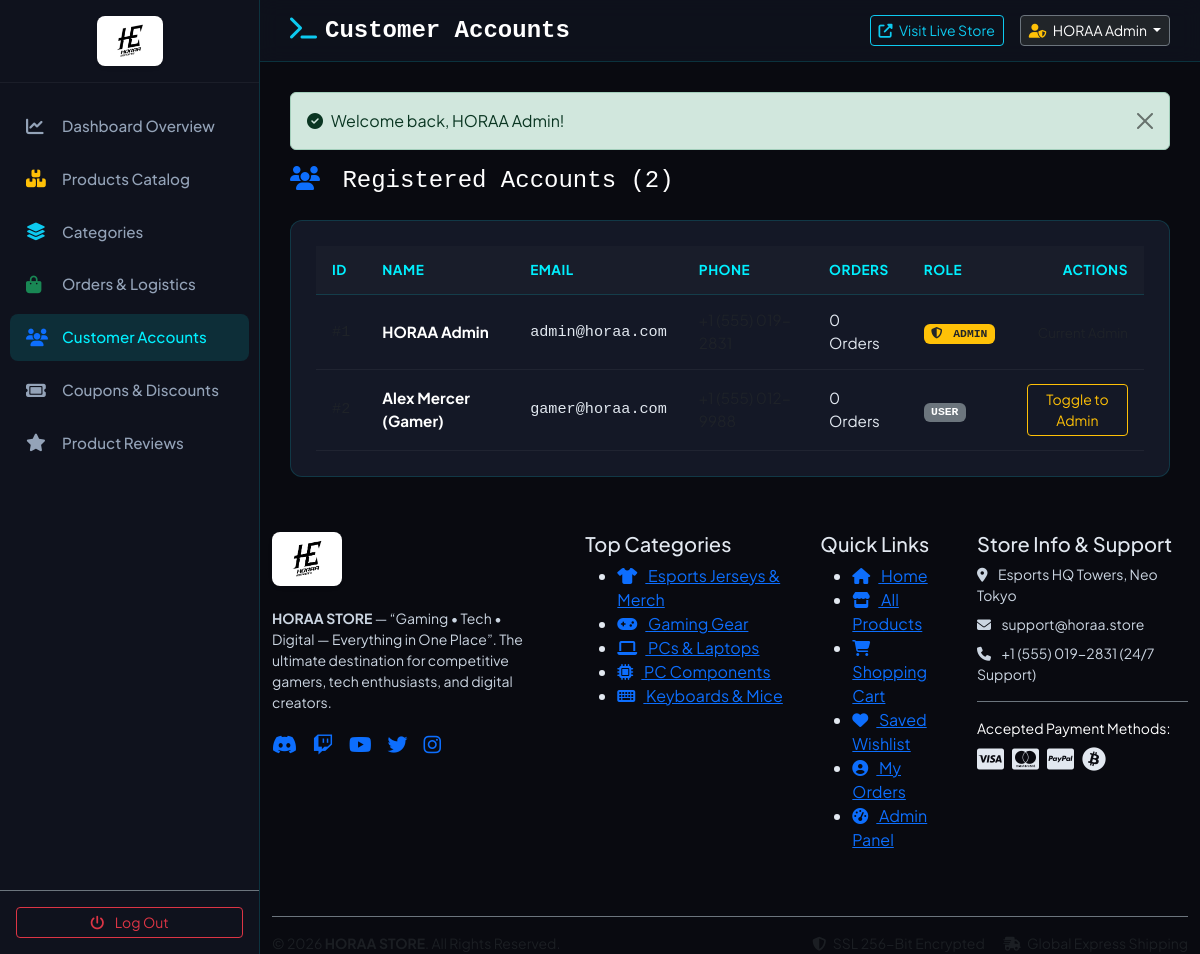
The page /admin/users.php (signed in) on the database its author committed.
### tables this page shows
CREATE TABLE IF NOT EXISTS `users` (
  `id` INT AUTO_INCREMENT PRIMARY KEY,
  `name` VARCHAR(100) NOT NULL,
  `email` VARCHAR(150) NOT NULL UNIQUE,
  `password` VARCHAR(255) NOT NULL,
  `phone` VARCHAR(30) DEFAULT NULL,
  `address` TEXT DEFAULT NULL,
  `city` VARCHAR(100) DEFAULT NULL,
  `postal_code` VARCHAR(20) DEFAULT NULL,
  `role` ENUM('user', 'admin') DEFAULT 'user',
  `created_at` TIMESTAMP DEFAULT CURRENT_TIMESTAMP,
  `updated_at` TIMESTAMP DEFAULT CURRENT_TIMESTAMP ON UPDATE CURRENT_TIMESTAMP
);

CREATE TABLE IF NOT EXISTS `categories` (
  `id` INT AUTO_INCREMENT PRIMARY KEY,
  `name` VARCHAR(100) NOT NULL,
  `slug` VARCHAR(100) NOT NULL UNIQUE,
  `description` TEXT DEFAULT NULL,
  `icon` VARCHAR(50) DEFAULT 'fas fa-gamepad',
  `image` VARCHAR(255) DEFAULT NULL,
  `created_at` TIMESTAMP DEFAULT CURRENT_TIMESTAMP
);

### admin/users.php (the view, shortened to what this page needs)
<?php
$adminPageTitle = "Customer Accounts";
require_once __DIR__ . '/../includes/admin_header.php';
$stmt = $db->query("SELECT u.*, COUNT(o.id) AS total_orders FROM users u LEFT JOIN orders o ON u.id = o.user_id GROUP BY u.id ORDER BY u.id ASC");
$users = $stmt->fetchAll();
?>
<div class="d-flex justify-content-between align-items-center mb-4">
    <h4 class="text-white font-monospace mb-0"><i class="fas fa-users text-primary me-2"></i> Registered Accounts (<?php echo count($users); ?>)</h4>
</div>
<div class="admin-card">
    <div class="table-responsive">
        <table class="admin-table align-middle">
            <thead>
                <tr>
                    <th>ID</th>
                    <th>Name</th>
                    <th>Email</th>
                    <th>Phone</th>
                    <th>Orders</th>
                    <th>Role</th>
                    <th class="text-end">Actions</th>
                </tr>
            </thead>
            <tbody>
                <?php foreach ($users as $u): ?>
                    <tr>
                        <td class="font-monospace text-muted">#<?php echo $u['id']; ?></td>
                        <td class="fw-bold text-white"><?php echo sanitize($u['name']); ?></td>
                        <td class="font-monospace text-cyan"><?php echo sanitize($u['email']); ?></td>
                        <td class="small text-muted"><?php echo sanitize($u['phone'] ?: 'N/A'); ?></td>
                        <td><span class="badge-cyber"><?php echo $u['total_orders']; ?> Orders</span></td>
                        <td>
                            <?php if ($u['role'] === 'admin'): ?>
                                <span class="badge bg-warning text-dark font-monospace"><i class="fas fa-shield-halved me-1"></i> ADMIN</span>
                            <?php else: ?>
                                <span class="badge bg-secondary font-monospace">USER</span>
                            <?php endif; ?>
                        </td>
                        <td class="text-end">
                            <?php if ($u['id'] != $_SESSION['user_id']): ?>
                                <form action="users.php" method="POST" class="d-inline">
                                    <button type="submit" name="toggle_role" class="btn btn-sm btn-outline-warning">
                                        Toggle <?php echo $u['role'] === 'admin' ? 'to User' : 'to Admin'; ?>
                                    </button>
                                </form>
                            <?php else: ?>
                                <span class="text-muted small">Current Admin</span>
                            <?php endif; ?>
                        </td>
                    </tr>
                <?php endforeach; ?>
            </tbody>
        </table>
    </div>
</div>
<?php require_once __DIR__ . '/../includes/footer.php'; ?>

### includes/admin_header.php (shortened to what this page needs)
<?php
require_once __DIR__ . '/functions.php';
$adminUser = current_user();
?>
<!DOCTYPE html>
<html lang="en">
<head>
    <link href="https://cdn.jsdelivr.net/npm/bootstrap@5.3.2/dist/css/bootstrap.min.css" rel="stylesheet">
    <link rel="stylesheet" href="https://cdnjs.cloudflare.com/ajax/libs/font-awesome/6.4.2/css/all.min.css">
    <link rel="stylesheet" href="<?php echo url('assets/css/admin.css?v=' . time()); ?>">
</head>
<body class="admin-body">
    <div class="admin-wrapper">
        <?php include __DIR__ . '/admin_sidebar.php'; ?>
        <div class="admin-main">
            <header class="admin-topbar">
                <div class="d-flex align-items-center gap-3">
                    <h4 class="mb-0 text-white font-monospace fw-bold">
                        <i class="fas fa-terminal text-info me-2"></i><?php echo isset($adminPageTitle) ? sanitize($adminPageTitle) : 'Dashboard Overview'; ?>
                    </h4>
                </div>
                <div class="d-flex align-items-center gap-3">
                    <a href="<?php echo url('index.php'); ?>" target="_blank" class="btn btn-sm btn-outline-info">
                        <i class="fas fa-external-link-alt me-1"></i> Visit Live Store
                    </a>
                    <div class="dropdown">
                        <button class="btn btn-sm btn-dark dropdown-toggle border-secondary" type="button" data-bs-toggle="dropdown">
                            <i class="fas fa-user-shield text-warning me-1"></i> <?php echo sanitize($adminUser['name']); ?>
                        </button>
                    </div>
                </div>
            </header>
            <div class="admin-content">

### includes/footer.php (shortened to what this page needs)
        </div>
    <?php if (basename($_SERVER['PHP_SELF']) !== 'order-success.php'): ?>
    <footer class="horaa-footer">
        <div class="container">
            <div class="row g-4 mb-5">
                <div class="col-lg-4 col-md-6">
                    <a href="<?php echo url('index.php'); ?>" class="brand-logo d-inline-block mb-3 p-2 px-3 bg-white rounded-3 shadow-sm">
                        <img src="https://horaaesports.com.np/images/HORAA-ESPORTSBlack.png" onerror="this.onerror=null;this.src='<?php echo url('assets/images/horaa-logo.png'); ?>';" alt="HORAA Esports" style="height: 38px; width: auto; object-fit: contain; display: block;">
                    </a>
                    <p class="text-secondary small pe-lg-4 mb-3" style="color: #cbd5e1 !important;">
                        <strong>HORAA STORE</strong> — “Gaming • Tech • Digital — Everything in One Place”.
                        The ultimate destination for competitive gamers, tech enthusiasts, and digital creators.
                    </p>
                    <div class="d-flex gap-3 fs-5">
                        <a href="#" class="text-purple"><i class="fab fa-discord"></i></a>
                        <a href="#" class="text-purple"><i class="fab fa-twitch"></i></a>
                        <a href="#" class="text-purple"><i class="fab fa-youtube"></i></a>
                        <a href="#" class="text-purple"><i class="fab fa-twitter"></i></a>
                        <a href="#" class="text-purple"><i class="fab fa-instagram"></i></a>
                    </div>
                </div>
                <div class="col-lg-3 col-md-6">
                    <h5 class="footer-title">Top Categories</h5>
                    <ul class="footer-links">
                        <?php
                        global $db;
                        $footerCats = [];
                        if (isset($db)) {
                            try {
                                $fStmt = $db->query("SELECT id, name, icon FROM categories ORDER BY id ASC LIMIT 5");
                                if ($fStmt) $footerCats = $fStmt->fetchAll();
                            } catch (Exception $e) {}
                        }
                        ?>
                        <?php if (!empty($footerCats)): ?>
                            <?php foreach ($footerCats as $fCat): ?>
                                <li>
                                    <a href="<?php echo url('shop.php?cat=' . $fCat['id']); ?>">
                                        <i class="<?php echo sanitize($fCat['icon'] ?: 'fas fa-tag'); ?> text-purple me-2"></i>
                                        <?php echo sanitize($fCat['name']); ?>
                                    </a>
                                </li>
                            <?php endforeach; ?>
                        <?php endif; ?>
                    </ul>
                </div>
                <div class="col-lg-2 col-md-6">
                    <h5 class="footer-title">Quick Links</h5>
                    <ul class="footer-links">
                        <li><a href="<?php echo url('index.php'); ?>"><i class="fas fa-house text-purple me-2"></i> Home</a></li>
                        <li><a href="<?php echo url('shop.php'); ?>"><i class="fas fa-store text-purple me-2"></i> All Products</a></li>
                        <li><a href="<?php echo url('cart.php'); ?>"><i class="fas fa-shopping-cart text-purple me-2"></i> Shopping Cart</a></li>
                        <li><a href="<?php echo url('wishlist.php'); ?>"><i class="fas fa-heart text-purple me-2"></i> Saved Wishlist</a></li>
                        <li><a href="<?php echo url('profile.php'); ?>"><i class="fas fa-user-circle text-purple me-2"></i> My Orders</a></li>
                        <li><a href="<?php echo url('admin/index.php'); ?>"><i class="fas fa-gauge-high text-purple me-2"></i> Admin Panel</a></li>
                    </ul>
                </div>
                <div class="col-lg-3 col-md-6">
                    <h5 class="footer-title">Store Info & Support</h5>
                    <ul class="list-unstyled small mb-3" style="color: #cbd5e1;">
                        <li class="mb-2"><i class="fas fa-map-marker-alt text-purple me-2"></i> Esports HQ Towers, Neo Tokyo</li>
                        <li class="mb-2"><i class="fas fa-envelope text-purple me-2"></i> support@horaa.store</li>
                        <li class="mb-2"><i class="fas fa-phone text-purple me-2"></i> +1 (555) 019-2831 (24/7 Support)</li>
                    </ul>
                    <div class="border-top border-secondary pt-3 mt-3">
                        <span class="small d-block mb-2 text-white">Accepted Payment Methods:</span>
                        <div class="d-flex gap-2 fs-4 text-purple">
                            <i class="fab fa-cc-visa" title="Visa"></i>
                            <i class="fab fa-cc-mastercard" title="Mastercard"></i>
                            <i class="fab fa-cc-paypal" title="PayPal"></i>
                            <i class="fab fa-bitcoin text-gold" title="Crypto / Esports Pay"></i>
                        </div>
                    </div>
                </div>
            </div>
            <div class="border-top border-secondary pt-3 d-flex flex-column flex-md-row align-items-center justify-content-between text-muted small">
                <div>&copy; <?php echo date('Y'); ?> <strong>HORAA STORE</strong>. All Rights Reserved.</div>
                <div class="mt-2 mt-md-0">
                    <span class="me-3"><i class="fas fa-shield-halved text-cyan me-1"></i> SSL 256-Bit Encrypted</span>
                    <span><i class="fas fa-truck-fast text-cyan me-1"></i> Global Express Shipping</span>
                </div>
            </div>
        </div>
    </footer>
    <?php endif; ?>
</body>
</html>

### assets/css/admin.css (style rules this page uses)
:root { --admin-bg: #090a10; --admin-sidebar-bg: #0f121d; --admin-card-bg: #141826; --admin-border: rgba(0, 240, 255, 0.15); --admin-primary: #00f0ff; --admin-accent: #ff0055; --admin-text: #e2e8f0; --admin-muted: #94a3b8; --font-heading: 'Plus Jakarta Sans', sans-serif; --font-subheading: 'Outfit', sans-serif; }
body.admin-body { background-color: var(--admin-bg); color: var(--admin-text); font-family: 'Plus Jakarta Sans', 'Inter', sans-serif; margin: 0; padding: 0; }
.admin-wrapper { display: flex; min-height: 100vh; }
.admin-main { margin-left: 260px; flex-grow: 1; display: flex; flex-direction: column; }
.admin-topbar { background: rgba(15, 18, 29, 0.9); backdrop-filter: blur(10px); border-bottom: 1px solid var(--admin-border); padding: 15px 30px; display: flex; align-items: center; justify-content: space-between; position: sticky; top: 0; z-index: 90; }
.admin-content { padding: 30px; }
.admin-card { background: var(--admin-card-bg); border: 1px solid var(--admin-border); border-radius: 12px; padding: 25px; margin-bottom: 25px; }
.admin-table { width: 100%; border-collapse: collapse; }
.admin-table th { background: rgba(255, 255, 255, 0.02); color: var(--admin-primary); font-size: 0.85rem; text-transform: uppercase; letter-spacing: 0.5px; padding: 14px 16px; text-align: left; border-bottom: 1px solid var(--admin-border); }
.admin-table td { padding: 14px 16px; border-bottom: 1px solid rgba(255, 255, 255, 0.05); font-size: 0.95rem; vertical-align: middle; }

### rows shown on the page
users: name "HORAA Admin", email "admin@horaa.com", total_orders "0", role "admin" (drawn)
users: name "Alex Mercer (Gamer)", email "gamer@horaa.com", total_orders "0", role "USER"
categories: name "Esports Jerseys & Merch"
categories: name "Gaming Gear"
categories: name "PCs & Laptops"
categories: name "PC Components"
categories: name "Keyboards & Mice"

### other values the page prints
$adminPageTitle "Customer Accounts"
$flash['message'] "Welcome back, HORAA Admin!"
count($users) "2"
